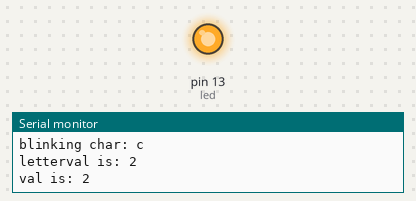
Bench run of a sketch on a simulated Arduino Uno, built with avr-gcc and run on an emulated ATmega328P. On the bench: output pins drawn as LEDs (lit = HIGH), the last lines printed to the serial monitor.

Above: at 0.2 s.
At 51.3 s:
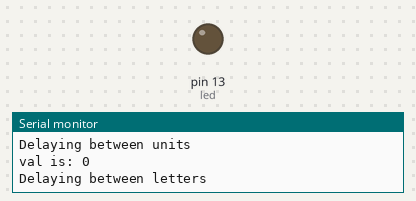
Timing chart, 0 to 68.7 s (numbered marks = the images above):
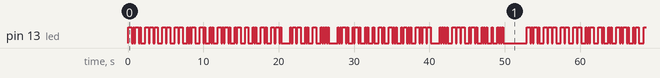

The sketch:

morse_blink.ino
```cpp
/*
  Blinks a message in morse code on the built-in LED.
 */

#include <ctype.h>

const String message = "communicating with friendly horses";

// Pin 13 has an LED connected on most Arduino boards.
// give it a name:
const int led = 13;

// How long to wait between certain blinks
const int repeat_delay = 2500;
const int unit_delay = 150;
const int letter_delay = 3 * unit_delay;
const int word_delay = 7 * unit_delay;
const int dot_length = unit_delay;
const int dash_length = 3 * unit_delay;

// maximum length of a morse code character
const byte morse_len = 5;

// 1 is short, 2 is long, 0 is end
const byte morse_map[][morse_len] = {
                     {1, 2, 0, 0, 0}, // a 0
                     {2, 1, 1, 1, 0}, // b 1
                     {2, 1, 2, 1, 0}, // c 2
                     {2, 1, 1, 0, 0}, // d 3
                     {1, 0, 0, 0, 0}, // e 4
                     {1, 1, 2, 1, 0}, // f 5
                     {2, 2, 1, 0, 0}, // g 6
                     {1, 1, 1, 1, 0}, // h 7
                     {1, 1, 0, 0, 0}, // i 8
                     {1, 2, 2, 2, 0}, // j 9
                     {2, 1, 2, 0, 0}, // k 10
                     {1, 2, 1, 1, 0}, // l 11
                     {2, 2, 0, 0, 0}, // m 12
                     {2, 1, 0, 0, 0}, // n 13
                     {2, 2, 2, 0, 0}, // o 14
                     {1, 2, 2, 1, 0}, // p 15
                     {2, 2, 1, 2, 0}, // q 16
                     {1, 2, 1, 0, 0}, // r 17
                     {1, 1, 1, 0, 0}, // s 18
                     {2, 0, 0, 0, 0}, // t 19
                     {1, 1, 2, 0, 0}, // u 20
                     {1, 1, 1, 2, 0}, // v 21
                     {1, 2, 2, 0, 0}, // w 22
                     {2, 1, 1, 2, 0}, // x 23
                     {2, 1, 2, 2, 0}, // y 24
                     {2, 2, 1, 1, 0}, // z 25
                   };

// the setup routine runs once when you press reset:
void setup() {
  // initialize the digital pin as an output.
  pinMode(led, OUTPUT);
  // initialize serial communication at 9600 bits per second:
  Serial.begin(9600);
}

void morse_blink_letter(String c) {
  String tmp;

  // I don't know the right way to do this, but we only handle alpha chars for now
  if (! isalpha((int) c[0])) {
    Serial.println("got unexpected letter: " + c);
    return;
  }
  c.toLowerCase();

  // Get index of letter in morse_map
  byte letterval = c[0] - 97;  // 97 = ascii 'a'
  tmp = "letterval is: ";
  Serial.println(tmp + letterval);

  // Copy the units for the letter into a new array we can traverse
  byte pattern[morse_len];
  memcpy(pattern, morse_map[letterval], morse_len*sizeof(byte));

  // Signal each unit for the letter
  for (byte b = 0; b < morse_len; b++) {
    tmp = "val is: ";
    Serial.println(tmp + pattern[b]);

    switch (pattern[b]) {
      case 0:
        // done with letter
        return;
      case 1:
        // dot
        digitalWrite(led, HIGH);
        delay(dot_length);
        digitalWrite(led, LOW);

        break;
      case 2:
        // dash
        digitalWrite(led, HIGH);
        delay(dash_length);
        digitalWrite(led, LOW);

        break;
    }

    if (b < morse_len - 1) {
      // Not the last letter  (only pause between units)
      Serial.println("Delaying between units");
      delay(unit_delay);
    }
  }
}

void morse_blink_string(String str) {
  Serial.println("Given string to print: " + str);

  for (int i = 0; i < str.length(); i++) {
    // Character we're checking.  Save as String to get toLowerCase().
    String c = str.substring(i, i+1);
    Serial.println("blinking char: " + c);

    if (c == " ") {
      Serial.println("Delaying between words");
      delay(word_delay);
    } else {
      morse_blink_letter(c);

      // Delay between letters, unless next is a space that would delay anyway
      if (str[i+1] != ' ') {
        Serial.println("Delaying between letters");
        delay(letter_delay);
      }
    }
  }
}

// the loop routine runs over and over again forever:
void loop() {
  Serial.println("--- starting loop ---");
  morse_blink_string(message);
  delay(repeat_delay);
}
```

Measured:
- by itself, pin 13 (led): moves between LOW and HIGH, repeating every 52.9 s
- by itself, everything shown: repeats every 52.9 s, in 164 steps
